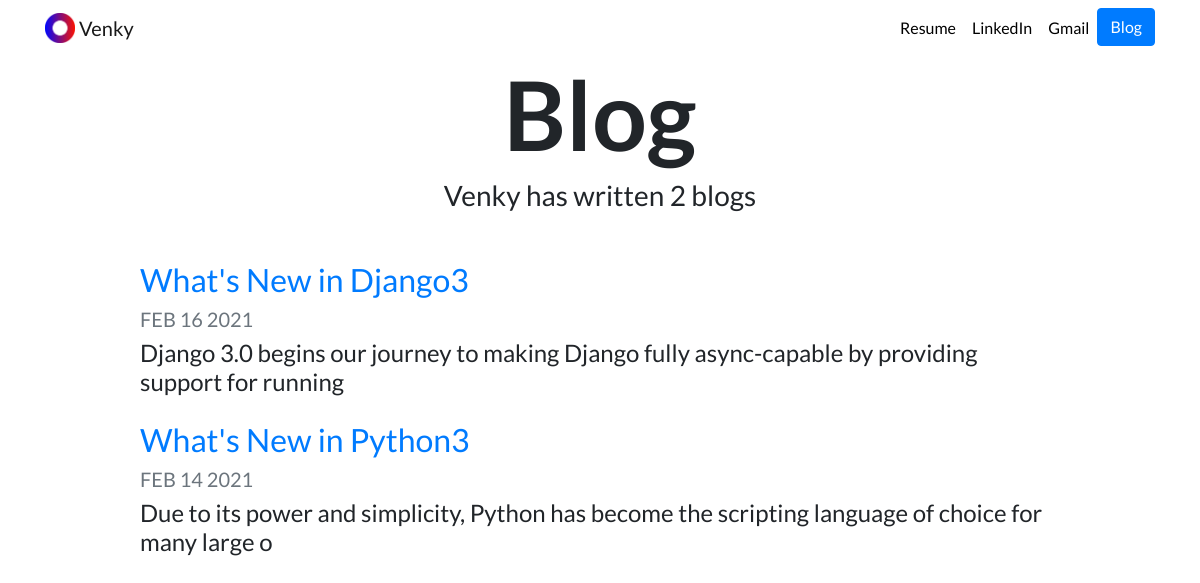
Screenshot of /blog/ with the database file from the repository.
### blog/models.py (models this page shows, shortened)
class Blog(models.Model):
    title = models.CharField(max_length=100)
    date_posted = models.DateField(auto_now=True)
    description = models.CharField(max_length=100)

### blog/views.py (the view)
# urls.py: path('', views.all_blogs, name='all_blogs'),
def all_blogs(request):
    blog_db = Blog.objects.all()
    return render(request, 'blog/all_blogs.html', {'blogs': blog_db})

### blog/templates/blog/all_blogs.html
{% extends "portfolio/base.html" %}
{% load static %}
{% block content %}
<h1 id="blogtitle" class="font-weight-bold text-center">Blog</h1>
<h3 class="text-center mb-5">Venky has written {{ blogs.count }} blog{{ blogs.count|pluralize }}</h3>
{% for blog in blogs %}
<div class="row justify-content-center my-3">
  <div class="col-md-10">
    <a href="{% url 'blog:detail' blog.id %}">
      <h2>{{ blog.title }}</h2>
    </a>
    <h5 class="text-muted">{{ blog.date_posted|date:'M d Y'|upper }}</h5>
    <h4>{{ blog.description }}</h4>
  </div>
</div>
{% endfor %}
{% endblock %}

### portfolio/static/portfolio/custom.css (style rules this page uses)
body { font-family: 'Lato', sans-serif; }
#blogtitle { font-size: 6rem; }

### rows the page displays
Blog: title "What's New in Django3", date_posted "FEB 16 2021", description "Django 3.0 begins our journey to making Django fully async-capable by providing support for running"
Blog: title "What's New in Python3", date_posted "FEB 14 2021", description "Due to its power and simplicity, Python has become the scripting language of choice for many large o"

### other values shown
{{ blogs.count }} "2"
